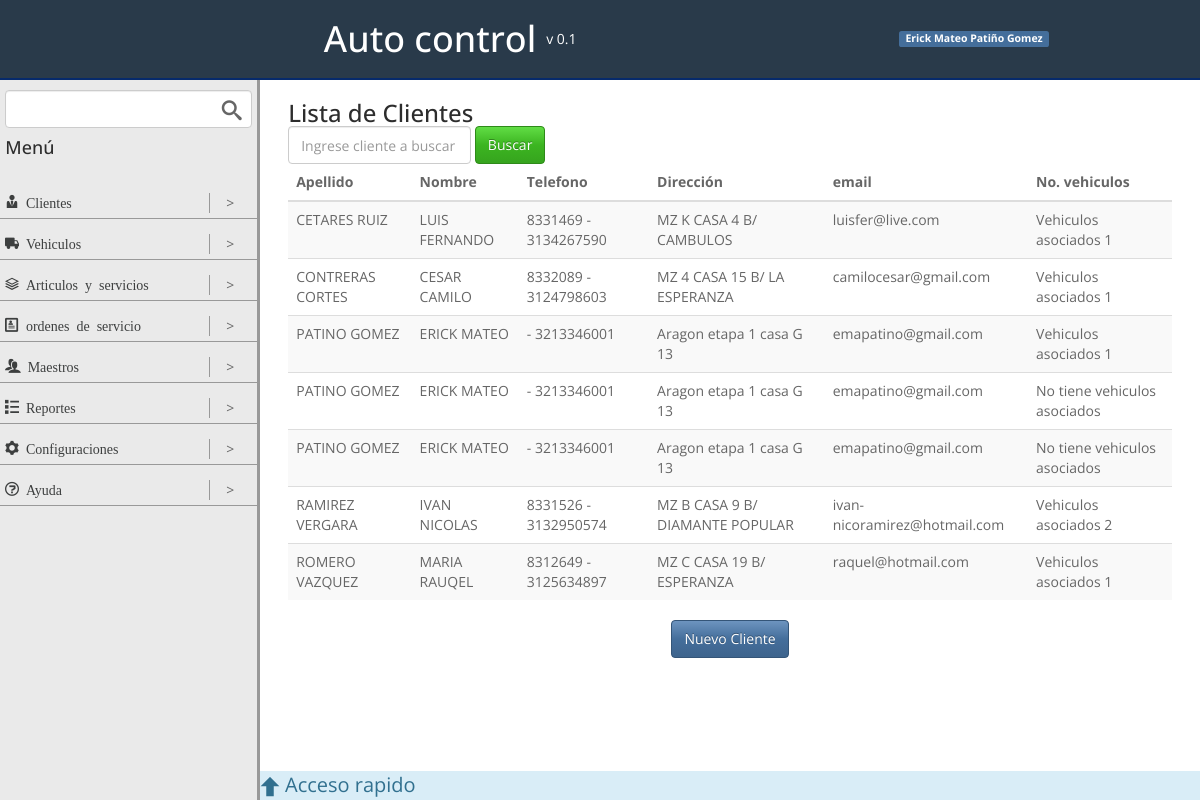
/clientes/, run on the app's committed database.
### clientes/models.py (models this page shows, shortened)
class clienteModel(models.Model):
	nombre = models.CharField(max_length=35)
	apellido = models.CharField(max_length=35)
	documento = models.CharField(max_length=20)
	telefono = models.CharField(max_length=20, blank=True, null=True)
	celular = models.CharField(max_length=50)
	direccion = models.CharField(max_length=50, blank=True, null=True)
	email = models.EmailField(blank=True, null=True)

### clientes/views.py (the view)
# urls.py: url(r'^clientes/$', listClientesView.as_view(), name = 'list_clientes'),
class listClientesView(ListView):
	queryset = clienteModel.objects.all().order_by('apellido')
	template_name = 'list_clientes.html'
	context_object_name = 'clientes'
	paginate_by = 10

### clientes/templates/list_clientes.html (shortened to what this page needs)
{% extends "base.html" %}
{% block content %}
	<h3>Lista de Clientes</h3>
	<form class="form-inline">
		<div class="form-group">
			<input type="text" class="form-control" placeholder="Ingrese cliente a buscar">
		</div>
		<div class="form-group">
			<input type="submit" class="btn btn-success" value="Buscar">
		</div>
	</form>
	<table class="table table-striped table-hover ">
		<thead>
			<tr>
				<th>Apellido</th>
				<th>Nombre</th>
				<th>Telefono</th>
				<th>Dirección</th>
				<th>email</th>
				<th>No. vehiculos</th>
			</tr>
		</thead>
		<tbody>
			{% for cliente in clientes %}
				<tr>
					<td>{{ cliente.apellido }}</td>
					<td>{{ cliente.nombre }}</td>
					<td>{{ cliente.telefono }} - {{ cliente.celular }}</td>
					<td>{{ cliente.direccion }}</td>
					<td>{{ cliente.email }}</td>
					<td>
						{% if cliente.vehiculomodel_set.count > 0 %}
							Vehiculos asociados {{ cliente.vehiculomodel_set.count }}
						{% else %}
							No tiene vehiculos asociados
						{% endif %}
					</td>
				</tr>
			{% endfor %}
		</tbody>
	</table>
	<div class="row center">
		<a href="{% url 'create_clientes' %}" class="btn btn-primary">Nuevo Cliente</a>
	</div>
{% endblock content %}

### static/css/styles.css (style rules this page uses)
.row { box-sizing:border-box;display:-webkit-flex;display:-ms-flexbox;display:-webkit-box;display:flex;-webkit-flex:0 1 auto;-ms-flex:0 1 auto;-webkit-box-flex:0;flex:0 1 auto;-webkit-flex-direction:row;-ms-flex-direction:row;-webkit-box-orient:horizontal;-webkit-box-direction:normal;flex-direction:row;-webkit-flex-wrap:wrap;-ms-flex-wrap:wrap;flex-wrap:wrap;margin-right:-1%;margin-left:-1% }
.center { -webkit-justify-content:center;-ms-flex-pack:center;-webkit-box-pack:center;justify-content:center;text-align:center }
html,body { height:100% }
h1,h2,h3,h4 { margin:0 }
a { color:#3d3f3f;text-decoration:none }
input { margin:0 }
input[type="text"] { width:100% }
.form-group { position:relative }

### data on the page
clienteModel: apellido "CETARES RUIZ", nombre "LUIS FERNANDO", telefono "8331469", celular "3134267590", direccion "MZ K CASA 4 B/ CAMBULOS", email "luisfer@live.com", vehiculomodel_set.count "1"
clienteModel: apellido "CONTRERAS CORTES", nombre "CESAR CAMILO", telefono "8332089", celular "3124798603", direccion "MZ 4 CASA 15 B/ LA ESPERANZA", email "camilocesar@gmail.com", vehiculomodel_set.count "1"
clienteModel: apellido "PATINO GOMEZ", nombre "ERICK MATEO", celular "3213346001", direccion "Aragon etapa 1 casa G 13", email "emapatino@gmail.com", vehiculomodel_set.count "1"
clienteModel: apellido "PATINO GOMEZ", nombre "ERICK MATEO", celular "3213346001", direccion "Aragon etapa 1 casa G 13", email "emapatino@gmail.com", shows "No tiene vehiculos asociados"
clienteModel: apellido "PATINO GOMEZ", nombre "ERICK MATEO", celular "3213346001", direccion "Aragon etapa 1 casa G 13", email "emapatino@gmail.com", shows "No tiene vehiculos asociados"
clienteModel: apellido "RAMIREZ VERGARA", nombre "IVAN NICOLAS", telefono "8331526", celular "3132950574", direccion "MZ B CASA 9 B/ DIAMANTE POPULAR", email "ivan-nicoramirez@hotmail.com", vehiculomodel_set.count "2"
clienteModel: apellido "ROMERO VAZQUEZ", nombre "MARIA RAUQEL", telefono "8312649", celular "3125634897", direccion "MZ C CASA 19 B/ ESPERANZA", email "raquel@hotmail.com", vehiculomodel_set.count "1"
